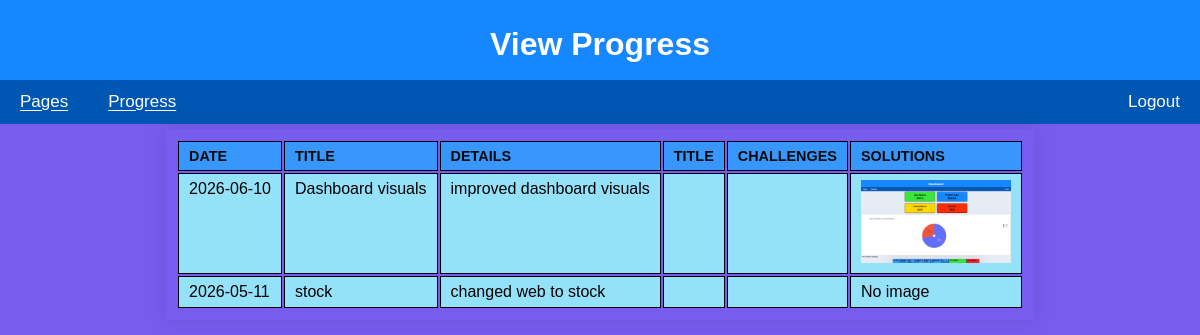
Screenshot of /view_progress (signed in) with the database file from the repository.
### tables this page shows
CREATE TABLE progresslogs (
    id INTEGER PRIMARY KEY AUTOINCREMENT,
    user_id INTEGER NOT NULL,
    date TEXT NOT NULL,
    title TEXT NOT NULL UNIQUE,
    details TEXT NOT NULL,
    image_path TEXT,
    challenges TEXT NOT NULL,
    solutions TEXT NOT NULL
);

### app.py (the view)
@app.route('/view_progress', methods=['GET', 'POST'])
@login_required
def view_progress():
    try:
        with get_db_connection() as conn:
            cursor = conn.cursor()
            cursor.execute(
                """SELECT id, date, title, details, image_path
                   FROM ProgressLogs
                   WHERE user_id = ?
                   ORDER BY date DESC, id DESC""",  # Newer entries first
                (current_user.id,)
            )
            posts = cursor.fetchall()
        return render_template('viewProgress.html', posts=posts, username=current_user.username)
    except Exception as e:
        flash('Error loading your progress logs.', 'error')
        print(f"Error loading progress: {e}")

### app.py (called while the page is built)
@login_manager.user_loader
def load_user(user_id):
    try:
        with get_db_connection() as conn:
            cursor = conn.cursor()
            cursor.execute(
                'SELECT id, username FROM users WHERE id = ?',
                (user_id,)
            )
            user = cursor.fetchone()  # get the first record from query result
        if user:
            return User(id=user['id'], username=user['username'])
        return None
    except Exception as e:
        print(f"Error loading user {user_id}: {e}")  # Replace with proper logging later
        return None

@contextmanager
def get_db_connection():
    conn = sqlite3.connect('database.db')
    conn.row_factory = sqlite3.Row  # Allows accessing columns by name
    try:
        yield conn  # keep connection open while actively accessing db
    finally:  # when finished
        conn.close()

### templates/viewProgress.html (shortened to what this page needs)
{% extends 'base.html' %}
{% block heading %}View Progress{% endblock %}
{% block content %}
    {% if posts %}
        <table>
            <tr>
                <th>Date</th>
                <th>Title</th>
                <th>Details</th>
                <th>Title</th>
                <th>challenges</th>
                <th>solutions</th>
            </tr>
        {% for post in posts %}
            <tr>
                <td>{{ post.date }}</td>
                <td>{{ post.title }}</td>
                <td>{{ post.details }}</td>
                <td>{{ post.challenges }}</td>
                <td>{{ post.solutions }}</td>
                <td>
                    {% if post.image_path %}
                        <img src="{{ url_for('static', filename=post.image_path) }}"
                            alt="Progress Image"
                            width="150">
                    {% else %}
                        No image
                    {% endif %}
                </td>
            </tr>
        {% endfor %}
        </table>
    {% else %}
        <p>No progress entries found.</p>
    {% endif %}
{% endblock %}

### static/styles.css (style rules this page uses)
body { font-family: Arial, sans-serif; margin: 10px; padding: 0; background-color: #775cf0; color:black; }
td, th { vertical-align: top; }
td { vertical-align: top; background-color: #93e2fa; }
table { max-width: 1500px; margin: 15px auto; padding: 10px; border-radius: 1px; box-shadow: 0 0 25px rgba(0,0,0, 0.1); align-content: center; }
table th, table td, table tr { border: 1.5px solid #000000; padding: 6px 10px; text-align: left; }
table th { background-color: #3897fc; color: #0a0a0a; font-weight: bold; text-transform: uppercase; font-size: 0.9em; }

### rows the page displays
progresslogs: date "2026-06-10", title "Dashboard visuals", details "improved dashboard visuals", image_path (picture)
progresslogs: date "2026-05-11", title "stock", details "changed web to stock", shows "No image"
